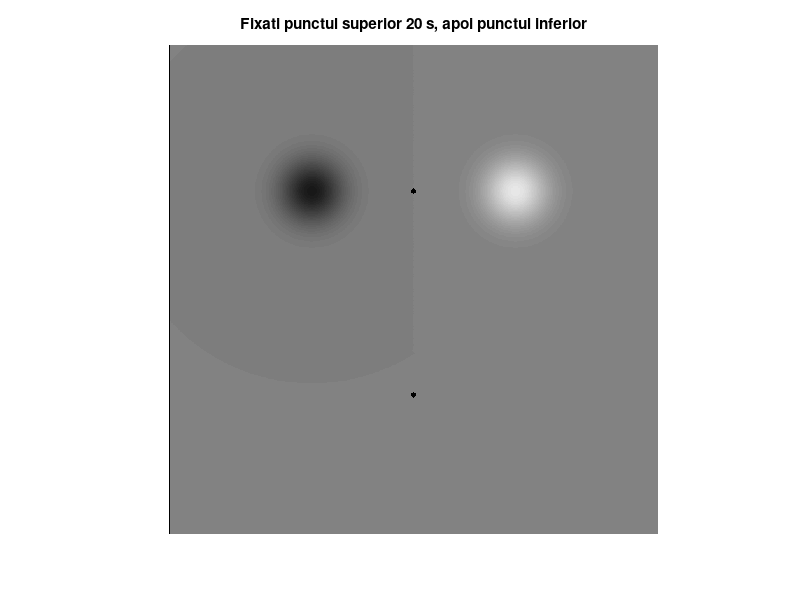

MATLAB code to generate this figure: (Note: this script raises an error after producing the figure.)
function ex05_adaptare(interactiv)
if nargin < 1, interactiv = false; end
[X,Y] = meshgrid(1:768,1:768);
I = 0.5 + 0.4*exp(-((X-544).^2+(Y-230).^2)/(2*35^2)) ...
        - 0.4*exp(-((X-224).^2+(Y-230).^2)/(2*35^2));
for y = [230 550]
    I((X-384).^2+(Y-y).^2<=4^2) = 0;
end
fig = figure('Name','Ex. 5 - adaptare', 'Color','w');
imshow(I,[0 1]); title('Fixati punctul superior 20 s, apoi punctul inferior');
salveaza_figura(fig,'ex05_adaptare');
if interactiv
    t0 = tic;
    while isgraphics(fig) && toc(t0)<20, pause(0.05); end
    if isgraphics(fig), title('Mutati acum privirea la punctul inferior'); end
end
end
